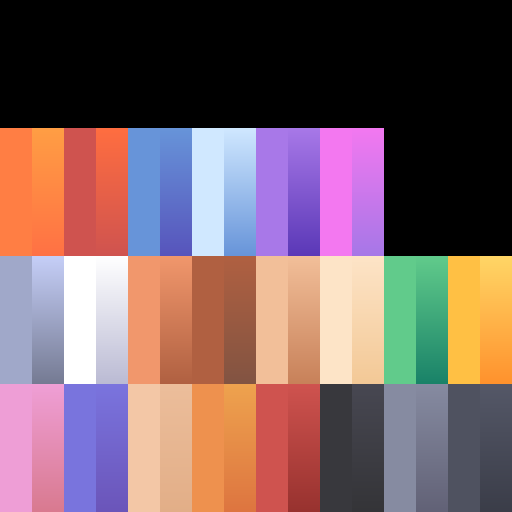
#> input picture tools/blender/colormap_base.png, 512 x 512 px
$ python palette.py colormap.png
#> lines starting #> are read from the running program, lines starting #| are printed output that depends on the picture
"""Push the palette apart.

    python tools/blender/palette.py            apply the adjustments below
    python tools/blender/palette.py --report   print every swatch, change nothing

Nick, 2026-08-31: "Darken the rock family, warm the organics, and give each
biome a dominant hue."

The biome hue is done in light (combat_3d.BIOME) because that costs no rebuild.
This file does the other half, and the measurement is what makes it necessary:

    STEEL 169   SLATE 160   SILVER 217   PEWTER 140   STONE 116

Every usable rock swatch sits in the upper half of the range, and the next one
down is CHARCOAL at 56. So a stone beast has no dark end to be modelled in — it
is built out of five shades of light grey, which is exactly why the Crag Pup and
the Stone Warden read as pale blobs no matter how they are lit.

ADJUST below is the whole edit. Each entry is (luminance multiplier, warmth),
where warmth rotates the colour toward orange and lifts saturation a little; it
is deliberately small, because the palette is shared by nineteen characters and
a big shove would restyle the entire cast at once.

A warning for anyone changing a swatch by a large amount. Until 2026-08-31 the
UVs in kenney.swatch() sampled the FIRST TEXEL ROW of a cell rather than its
middle, flush against whatever sat in the row above. That was invisible while
neighbouring swatches were close in value, and darkening the rock family opened
a real gap across the boundary — which came back as fine speckle crawling over
every large curved surface in the game. The UV is centred now, so there are 16
pixels of margin, but it is the kind of thing that only shows up when a change
is big enough. Look at a render after touching this file.

IDEMPOTENT, on purpose. The first run copies colormap.png to colormap_base.png
and every run after derives from that base, so running it twice does not darken
the rock twice and the numbers below always mean what they say.

Every model carries the atlas embedded in its .glb, so after this run:

    tools/blender/build.cmd all
"""
import os
import shutil
import sys
import colorsys

from PIL import Image

HERE = os.path.dirname(os.path.abspath(__file__))
LIVE = os.path.join(HERE, "colormap.png")
BASE = os.path.join(HERE, "colormap_base.png")

## Where each named swatch sits in the atlas. Mirrors kenney.py's own table —
## kept here rather than imported because kenney.py needs Blender to load.
CELLS = {
    192: ["ORANGE", "TANGERINE", "RED", "RUST", "BLUE", "INDIGO", "ICE", "SKY",
          "LILAC", "VIOLET", "PINK", "ORCHID"],
    320: ["STEEL", "SLATE", "WHITE", "SILVER", "PEACH", "CLAY", "BROWN", "UMBER",
          "SAND", "TAN", "CREAM", "WHEAT", "MINT", "GREEN", "GOLD", "AMBER"],
    448: ["BLUSH", "ROSE", "PERIWINKLE", "IRIS", "LINEN", "BISQUE", "PUMPKIN",
          "CARROT", "CORAL", "BRICK", "CHARCOAL", "GRAPHITE", "PEWTER", "STONE",
          "NAVY", "MIDNIGHT"],
}

## (brightness multiplier, warmth). warmth > 0 turns a colour toward orange and
## saturates it; warmth < 0 turns it toward blue and cools it.
ADJUST = {
    # Rock. Down, and slightly cooler, so the family finally spans dark to light
    # instead of light to lighter. STONE and PEWTER take the biggest cut because
    # they are the two doing most of the work on every stone creature.
    "STEEL":    (0.78, -0.04),
    "SLATE":    (0.74, -0.05),
    "SILVER":   (0.82, -0.03),
    "PEWTER":   (0.70, -0.05),
    "STONE":    (0.66, -0.06),
    "NAVY":     (0.92, -0.03),
    "MIDNIGHT": (0.92, -0.03),

    # Organics. Warmer and a touch richer — the greens were cold and chalky next
    # to the browns, which made every forest read as one flat mass.
    "GREEN":    (0.94, 0.10),
    "MINT":     (0.92, 0.09),
    "BROWN":    (1.00, 0.08),
    "UMBER":    (0.96, 0.08),
    "CLAY":     (1.00, 0.07),
    "TAN":      (1.00, 0.05),
    "SAND":     (1.00, 0.04),
    "WHEAT":    (1.00, 0.04),
}


def warm(rgb, amount):
    """Rotate hue toward orange (h=0.08) and lift saturation, gently."""
    r, g, b = [c / 255.0 for c in rgb]
    h, l, s = colorsys.rgb_to_hls(r, g, b)
    target = 0.08 if amount > 0 else 0.58
    step = abs(amount)
    # shortest way round the wheel
    d = target - h
    if d > 0.5:
        d -= 1.0
    elif d < -0.5:
        d += 1.0
    h = (h + d * step) % 1.0
    s = min(1.0, s * (1.0 + step * 0.9))
    r, g, b = colorsys.hls_to_rgb(h, l, s)
    return (r * 255.0, g * 255.0, b * 255.0)


def lum(rgb):
    return 0.2126 * rgb[0] + 0.7152 * rgb[1] + 0.0722 * rgb[2]


def cell_colour(im, x, y):
    return im.getpixel((x + 8, y + 8))


def main():
    report = "--report" in sys.argv
    if not os.path.exists(BASE):
        if report:
            print("no colormap_base.png yet — reporting the live atlas")
        else:
            shutil.copy2(LIVE, BASE)
            print("kept the untouched atlas as colormap_base.png")
    src = Image.open(BASE if os.path.exists(BASE) else LIVE).convert("RGB")
    out = src.copy()
    px = out.load()

    changed = 0
    for y, names in sorted(CELLS.items()):
        for i, name in enumerate(names):
            x = 16 + i * 32
            was = cell_colour(src, x, y)
            if name not in ADJUST:
                if report:
                    print("     %-11s rgb%-16s lum %5.1f" % (name, str(was), lum(was)))
                continue
            mul, w = ADJUST[name]
            now = warm(was, w) if w else tuple(float(c) for c in was)
            now = tuple(max(0, min(255, int(round(c * mul)))) for c in now)
            print("%-4s %-11s rgb%-16s lum %5.1f  ->  rgb%-16s lum %5.1f"
                  % ("ROCK" if mul < 0.95 and w <= 0 else "ORG", name,
                     str(was), lum(was), str(now), lum(now)))
            if report:
                continue
            # Transform EVERY pixel in the cell, not just the ones matching the
            # centre sample.
            #
            # The first version repainted only exact matches, on the theory that
            # a swatch is one flat colour with maybe a border. It is not: STONE's
            # cell holds seventeen shades and GREEN's holds twenty-nine — the
            # atlas paints each swatch as a slight gradient. So that version
            # changed 96 pixels of STONE's 1024 and none of GREEN's at all,
            # leaving cells that were half old and half new. Sampled through a
            # mipmap that reads as fine speckle crawling over every curved
            # surface, which is exactly what turned up on the Crag Pup's head.
            for dy in range(32):
                for dx in range(32):
                    at = (x - 16 + dx, y + dy)
                    c = src.getpixel(at)
                    c = warm(c, w) if w else tuple(float(v) for v in c)
                    px[at] = tuple(max(0, min(255, int(round(v * mul)))) for v in c)
            changed += 1
#> this loop made 3 passes

    if report:
        return
    out.save(LIVE)
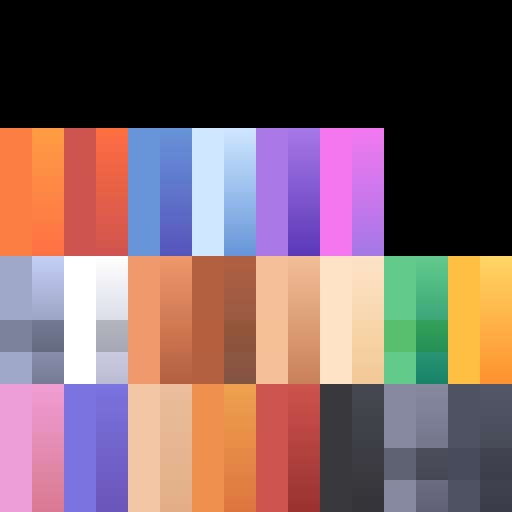
#> saved as colormap.png: PIL image 512x512 RGB; mean R, G, B 124.2, 96.5, 98.8
    print("\nrewrote %d swatches in %s" % (changed, os.path.basename(LIVE)))
#| rewrote 15 swatches in colormap.png
    print("Every model has the atlas embedded in its .glb, so nothing on screen "
          "changes until:  tools\\blender\\build.cmd all")


main()
